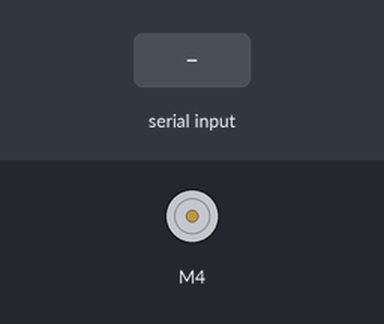
The sketch below on a simulated Arduino Uno, built with avr-gcc and run on an emulated ATmega328P. Parts: DC motor (green arrow = forward, orange = backward, longer = faster). The inputs (shaded band) are chosen by the test bench. What the sketch prints to the serial monitor is not drawn.

Above: at 1.2 s.
1.3 s: byte 30 received over Serial
At 2.5 s:
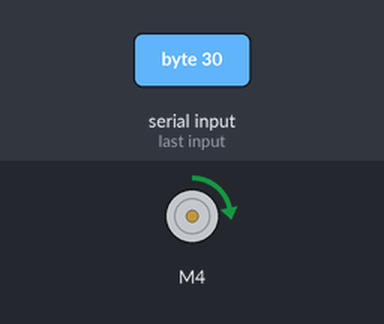
2.8 s: byte 90 received over Serial
At 3.6 s:
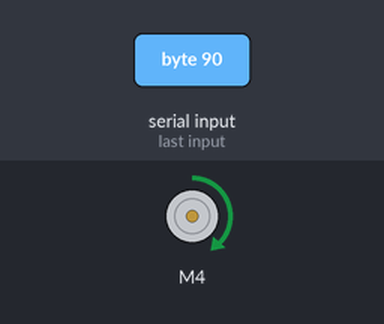
4.3 s: byte 120 received over Serial
At 4.7 s:
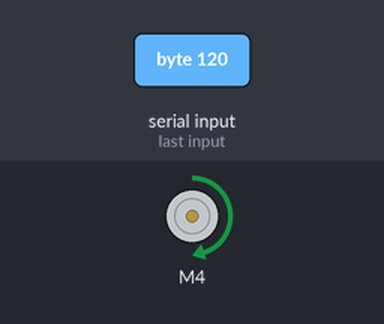
Timing chart, 0 to 7.3 s (numbered marks = the images above; inputs shaded):
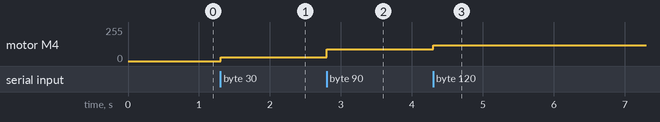

Measured:
- after the input at 1.3 s, motor M4: stopped → forward 30/255 at once
- after the input at 2.8 s, motor M4: forward 30/255 → forward 90/255 at once
- after the input at 4.3 s, motor M4: forward 90/255 → forward 120/255 at once

The sketch:

MotorSerial.ino
```cpp
/*
This is a test sketch for the Adafruit assembled Motor Shield for Arduino v2
It won't work with v1.x motor shields! Only for the v2's with built in PWM
control

For use with the Adafruit Motor Shield v2
---->	http://www.adafruit.com/products/1438
*/

#include <Wire.h>
#include <Adafruit_MotorShield.h>
#include "utility/Adafruit_MS_PWMServoDriver.h"

// Create the motor shield object with the default I2C address
Adafruit_MotorShield AFMS = Adafruit_MotorShield();
// Or, create it with a different I2C address (say for stacking)
// Adafruit_MotorShield AFMS = Adafruit_MotorShield(0x61);

// Select which 'port' M1, M2, M3 or M4. In this case, M1
Adafruit_DCMotor *myMotor = AFMS.getMotor(4);
// You can also make another motor on port M2
//Adafruit_DCMotor *myOtherMotor = AFMS.getMotor(2);

int inByte = 0;

void setup() {
  Serial.begin(9600);           // set up Serial library at 9600 bps
  Serial.println("Adafruit Motorshield v2 - DC Motor test!");

  AFMS.begin();  // create with the default frequency 1.6KHz
  //AFMS.begin(1000);  // OR with a different frequency, say 1KHz

  // Set the speed to start, from 0 (off) to 255 (max speed)
  myMotor->setSpeed(150);
  myMotor->run(FORWARD);
  // turn on motor
  myMotor->run(RELEASE);
}

void loop() {
  while (Serial.available() > 0) {
    inByte = Serial.read();
  }
  if (inByte > 0) {
    myMotor->run(FORWARD);
    inByte = constrain(inByte, 0, 255);
    myMotor->setSpeed(inByte);
  } else {
    myMotor->run(RELEASE);
  }
  delay(5);


//  uint8_t i;
//
//  Serial.print("tick");
//
//  myMotor->run(FORWARD);
//  for (i=0; i<255; i++) {
//    myMotor->setSpeed(i);
//    delay(10);
//  }
//  for (i=255; i!=0; i--) {
//    myMotor->setSpeed(i);
//    delay(10);
//  }
//
//  Serial.print("tock");
//
//  myMotor->run(BACKWARD);
//  for (i=0; i<255; i++) {
//    myMotor->setSpeed(i);
//    delay(10);
//  }
//  for (i=255; i!=0; i--) {
//    myMotor->setSpeed(i);
//    delay(10);
//  }
//
//  Serial.print("tech");
//  myMotor->run(RELEASE);
//  delay(1000);
}
```
